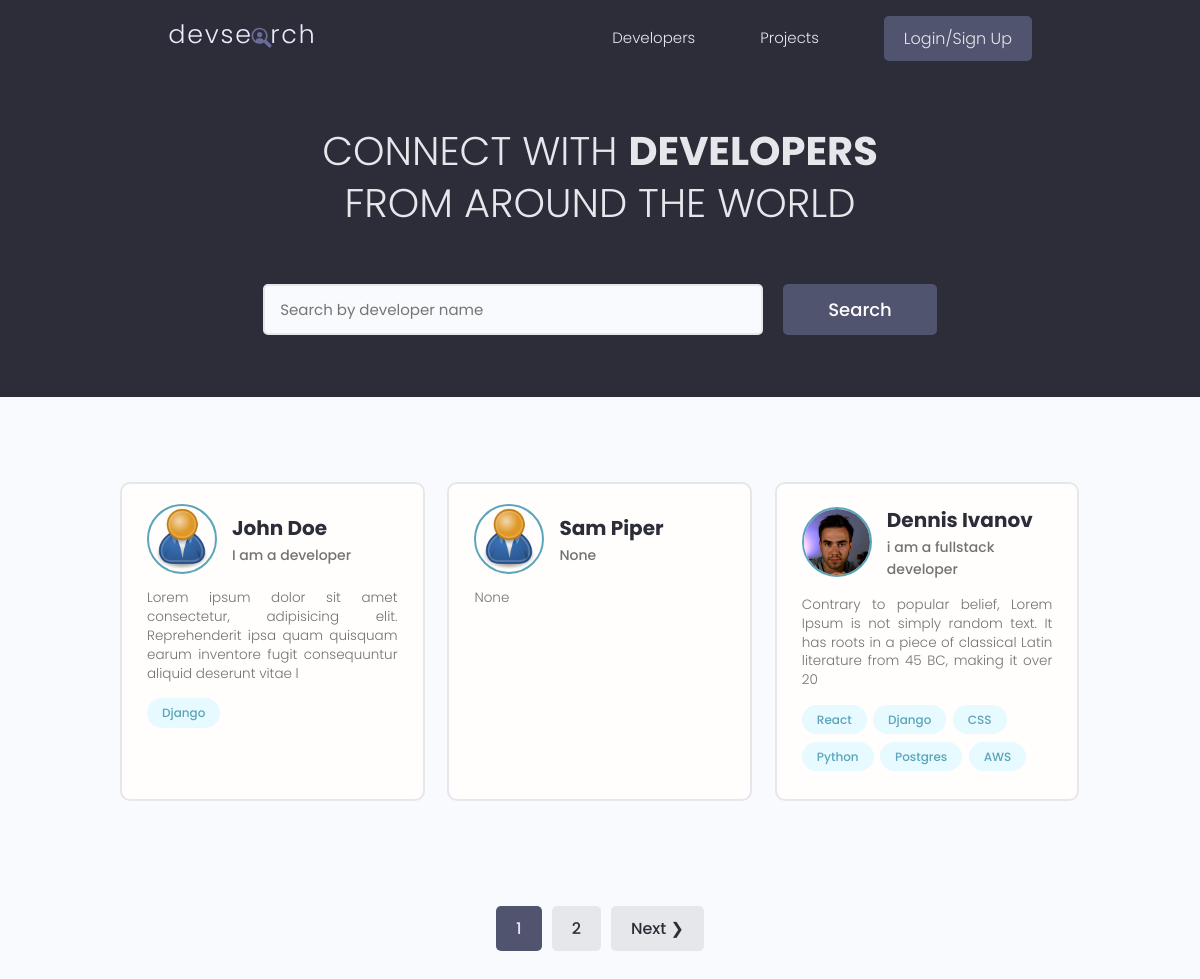
The page / on the database its author committed.
### users/models.py (models this page shows, shortened)
class Profile(models.Model):
    user=models.OneToOneField(User,on_delete=models.CASCADE,null=True,blank=True)
    name=models.CharField(max_length=200,null=True,blank=True)
    email=models.EmailField(max_length=500,null=True,blank=True)
    username=models.CharField(max_length=500,null=True,blank=True)
    location=models.CharField(max_length=500,null=True,blank=True)
    short_intro=models.CharField(max_length=200,null=True,blank=True)
    bio=models.TextField(null=True,blank=True)
    profile_image=models.ImageField(null=True,blank=True,upload_to="profiles/",default='profiles/user-default.png')
    social_github=models.CharField(max_length=200,null=True,blank=True)
    social_twitter=models.CharField(max_length=200,null=True,blank=True)
    social_linkedin=models.CharField(max_length=200,null=True,blank=True)
    social_youtube=models.CharField(max_length=200,null=True,blank=True)
    social_website=models.CharField(max_length=200,null=True,blank=True)
    created=models.DateTimeField(auto_now_add=True)
    id=models.UUIDField(default=uuid.uuid4,unique=True,primary_key=True,editable=False)
    class Meta:
        ordering=['created']
    @property
    def imageURL(self):
        try:
            url=self.profile_image.url
        except:
            url=" "
        return url

class Skill(models.Model):
    owner=models.ForeignKey(Profile,on_delete=models.CASCADE,null=True,blank=True)
    name=models.CharField(max_length=200,null=True,blank=True)
    description=models.TextField(null=True,blank=True)
    created=models.DateTimeField(auto_now_add=True)
    id=models.UUIDField(default=uuid.uuid4,unique=True,primary_key=True,editable=False)
    def __str__(self):
        return str(self.name)

### users/views.py (the view)
# urls.py: path("",views.profiles,name='profiles'),
def profiles(request):
    profiles,search_query=searchProfiles(request)
    custom_range,profiles=paginateProfiles(request,profiles,3)
    context={'profiles':profiles,'search_query':search_query,'custom_range':custom_range}
    return render(request,'users/profiles.html',context)

### users/utils.py (called while the page is built)
def paginateProfiles(request,profiles,results):
    page=request.GET.get('page')
    paginator=Paginator(profiles,results)
    try:
        profiles=paginator.page(page)
    except PageNotAnInteger:
        page=1
        profiles=paginator.page(page)
    except EmptyPage:
        page=paginator.num_pages
        profiles=paginator.page(page)
    leftIndex=(int(page)-4)
    if leftIndex < 1:
        leftIndex=1
    rightIndex=(int(page)+5)
    if rightIndex > paginator.num_pages:
        rightIndex=paginator.num_pages +1
    custom_range=range(leftIndex,rightIndex)
    return custom_range,profiles

def searchProfiles(request):
    search_query=''
    if request.GET.get('search_query'):
        search_query=request.GET.get('search_query')
    skills=Skill.objects.filter(name__icontains=search_query)
    profiles=Profile.objects.distinct().filter(
                Q(name__icontains=search_query) |
                Q(short_intro__icontains=search_query) |
                Q(skill__in=skills)
                )
    return profiles,search_query

### users/templates/users/profiles.html (shortened to what this page needs)
{% extends 'main.html'%}
{% block content%}
  <main class="home">
    <section class="hero-section text-center">
      <div class="container container--narrow">
        <div class="hero-section__box">
          <h2>CONNECT WITH <span>DEVELOPERS</span></h2>
          <h2>FROM AROUND THE WORLD</h2>
        </div>
        <div class="hero-section__search">
          <form id='searchForm' class="form" action="{% url 'profiles' %}" method="get">
            <div class="form__field">
              <input class="input input--text" id="formInput#search" type="text" name="search_query"
                value='{{search_query}}' placeholder="Search by developer name" />
            </div>
            <input class="btn btn--sub btn--lg" type="submit" value="Search" />
          </form>
        </div>
      </div>
    </section>
    <section class="devlist">
      <div class="container">
        <div class="grid grid--three">
            {%for profile in profiles%}
          <div class="column card">
            <div class="dev">
              <a href="{% url 'user-profile' profile.id %}" class="card__body">
                <div class="dev__profile">
                  <img class="avatar avatar--md" src="{{ profile.imageURL }}" alt="image" />
                  <div class="dev__meta">
                    <h3>{{profile.name}}</h3>
                    <h5>{{profile.short_intro|slice:"60"}}</h5>
                  </div>
                </div>
                <p class="dev__info">{{profile.bio|slice:"150"}}</p>
                <div class="dev__skills">
                    {%for skill in profile.skill_set.all  %}
                  <span class="tag tag--pill tag--main">
                    <small>{{skill| slice:"5"}}</small>
                  </span>
                  {% endfor %}
                </div>
              </a>
            </div>
          </div>
          {%endfor%}
        </div>
      </div>
    </section>
    {%include 'pagination.html' with queryset=profiles custom_range=custom_range%}
  </main>
{%endblock%}

### static/styles/app.css (style rules this page uses)
:root { --color-sub: #2d2d39; }
.btn--sub { background-color: var(--color-sub-light); }
.card { border: 2px solid var(--color-light); }
img { width: 100%; }
.hero-section { height: 40vh; display: flex; align-items: center; background-color: var(--color-sub); }
.hero-section__box { margin-bottom: 4rem; }
.hero-section__box > h2, .hero-section__box > h2 > span { font-size: 4rem; color: var(--color-light); line-height: 1.3; text-transform: uppercase; }
.hero-section__box > h2 { font-weight: 300; }
.hero-section__box > h2 > span { font-weight: 700; }
.hero-section__search > .form { display: flex; align-items: center; justify-content: center; gap: 2rem; }
.hero-section__search > .form input.input--text { width: 50rem; }
.devlist { margin-top: 8rem; }
.devlist .grid { align-items: stretch; }
.devlist .dev .dev__profile { display: flex; align-items: center; gap: 1.5rem; }
.devlist .dev .dev__meta h3 { color: var(--color-sub); font-size: 2rem; font-weight: 700; }
.devlist .dev .dev__meta h5 { color: var(--color-text); font-size: 1.4rem; font-weight: 500; }
.devlist .dev .dev__info { margin: 1.5rem 0; font-size: 1.35rem; line-height: 1.4; text-align: justify; }

### static/uikit/styles/modules/_variables.css (style rules this page uses)
:root { --color-main: #5aa5b9; --color-main-light: #e6faff; --color-sub: #3f4156; --color-sub-light: #51546e; --color-sub-lighter: #ededfd; --color-text: #737373; --color-gray: #8b8b8b; --color-light: #e5e7eb; --color-light-gray: #767676; --color-bg: #f8fafd; --color-white: #fffefd; --color-white-light: #f3f3f3; --color-success: #359e64; --color-success-bg: #def8e8; --color-error: #fc4b0b; --color-error-bg: #fff2ee; --font-base: 'Poppins', arial, helvetica, 'Segoe UI', roboto, ubuntu, sans-serif; --font-monospace: 'Fira Code', 'Courier New', courier, monospace; --font-regular: 300; --font-medium: 500; --font-bold: 700; --generic-shadow: 1px 1px 5px #00000010; --generic-transition: all 0.3s ease-in-out; }

### static/uikit/styles/modules/_base.css (style rules this page uses)
* { margin: 0; padding: 0; box-sizing: border-box; text-rendering: optimizeLegibility; color: inherit; font-size: inherit; }
html { font-size: 50%; }
@media only screen and (min-width: 480px) { html { font-size: 56.25%; } }
@media only screen and (min-width: 1200px) { html { font-size: 62.5%; } }
body { line-height: 1.6; font-weight: 400; font-size: 1.5rem; color: var(--color-text); background-color: var(--color-bg); min-height: 100vh; }

### static/uikit/styles/modules/_typography.css (style rules this page uses)
* { font-family: var(--font-base); }
h2 { font-size: 3.6rem; font-weight: var(--font-bold); }
h3 { font-size: 3.2rem; font-weight: var(--font-medium); }
h5 { font-size: 2.4rem; font-weight: var(--font-medium); }
h5, h6 { font-weight: var(--font-regular); }
p, span, strong { font-size: 1.6rem; color: var(--color-text); font-weight: var(--font-regular); }
a { padding-bottom: 2px; text-decoration: none; display: inline-block; color: var(--color-main); font-weight: var(--font-medium); }

### static/uikit/styles/modules/_utilities.css (style rules this page uses)
.container { width: 92%; max-width: 165rem; margin: 0 auto; box-sizing: border-box; }
.container--narrow { width: 92%; max-width: 120rem; }
@media screen and (min-width: 1000px) { .container { width: 90%; } }
@media screen and (min-width: 1000px) { .container--narrow { width: 85%; } }
@media screen and (min-width: 1200px) { .container { width: 80%; } }
@media screen and (min-width: 1200px) { .container--narrow { width: 72%; } }
.text-center { text-align: center; }

### static/uikit/styles/modules/_avatar.css (style rules this page uses)
.avatar { border-radius: 50%; border: 2px solid var(--color-main); object-fit: cover; }
.avatar--md { height: 7rem; width: 7rem; }

### static/uikit/styles/modules/_button.css (style rules this page uses)
.btn { display: inline-block; position: relative; cursor: pointer; background-color: var(--color-light); font-weight: var(--font-medium); color: var(--color-sub); text-decoration: none; padding: 1rem 2rem; border-radius: 0.5rem; border: none; width: -webkit-fit-content; width: -moz-fit-content; width: fit-content; height: -webkit-fit-content; height: -moz-fit-content; height: fit-content; font-size: 1.6rem; outline-width: 0; outline-color: transparent; -webkit-backface-visibility: hidden; backface-visibility: hidden; transition: all 0.3s ease-in-out; }
.btn--sub { background-color: var(--color-sub); color: var(--color-white); }
.btn--lg { font-size: 1.8rem; padding: 1.2rem 4.5rem; }

### static/uikit/styles/modules/_card.css (style rules this page uses)
.card { border-radius: 1rem; background-color: var(--color-white); border: 1.5px solid var(--color-light); width: auto; height: auto; margin-top: 0.5rem; margin-bottom: 0.5rem; overflow: hidden; }
.card__body, .card__header { padding: 2rem 2.5rem; }

### rows shown on the page
Profile: imageURL (placeholder picture), name "John Doe", short_intro "I am a developer", bio "Lorem ipsum dolor sit amet consectetur, adipisicing elit. Reprehenderit ipsa quam quisquam earum inventore fugit consequuntur aliquid deserunt vitae l"
Skill: name "Django"
Profile: imageURL (placeholder picture), name "Sam Piper", short_intro "None", bio "None"
Profile: imageURL (picture), name "Dennis Ivanov", short_intro "i am a fullstack developer", bio "Contrary to popular belief, Lorem Ipsum is not simply random text. It has roots in a piece of classical Latin literature from 45 BC, making it over 20"
Skill: name "React"
Skill: name "Django"
Skill: name "CSS"
Skill: name "Python"
Skill: name "Postgres"
Skill: name "AWS"

### other values the page prints
{{ page }} "1"
{{ page }} "2"
